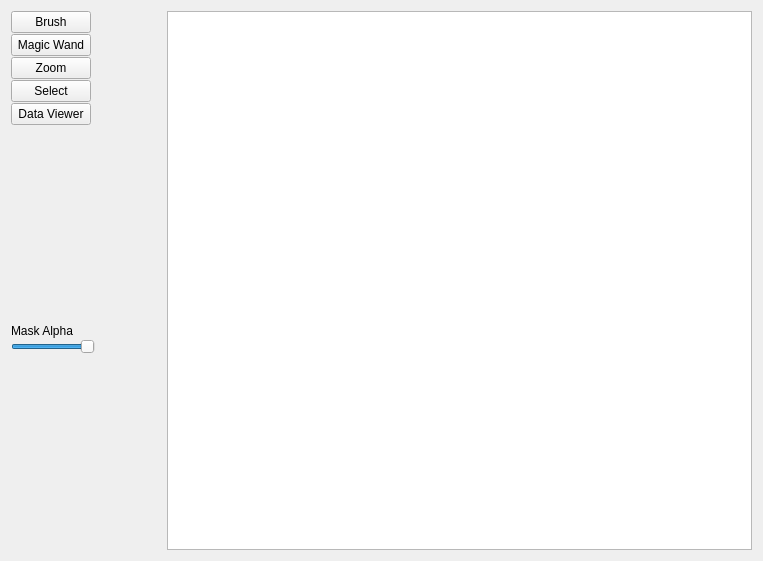
<?xml version="1.0" encoding="UTF-8"?>
<ui version="4.0">
 <class>Media_Widget</class>
 <widget class="QWidget" name="Media_Widget">
  <property name="geometry">
   <rect>
    <x>0</x>
    <y>0</y>
    <width>763</width>
    <height>561</height>
   </rect>
  </property>
  <property name="sizePolicy">
   <sizepolicy hsizetype="Preferred" vsizetype="Preferred">
    <horstretch>0</horstretch>
    <verstretch>0</verstretch>
   </sizepolicy>
  </property>
  <property name="windowTitle">
   <string>Form</string>
  </property>
  <layout class="QHBoxLayout" name="horizontalLayout">
   <item>
    <layout class="QVBoxLayout" name="verticalLayout" stretch="0,0,0,0,0,0,0,0,0">
     <property name="spacing">
      <number>1</number>
     </property>
     <property name="sizeConstraint">
      <enum>QLayout::SizeConstraint::SetMaximumSize</enum>
     </property>
     <item>
      <widget class="QPushButton" name="pushButton_2">
       <property name="sizePolicy">
        <sizepolicy hsizetype="Fixed" vsizetype="Fixed">
         <horstretch>0</horstretch>
         <verstretch>0</verstretch>
        </sizepolicy>
       </property>
       <property name="text">
        <string>Brush</string>
       </property>
      </widget>
     </item>
     <item>
      <widget class="QPushButton" name="pushButton_3">
       <property name="sizePolicy">
        <sizepolicy hsizetype="Fixed" vsizetype="Fixed">
         <horstretch>0</horstretch>
         <verstretch>0</verstretch>
        </sizepolicy>
       </property>
       <property name="text">
        <string>Magic Wand</string>
       </property>
      </widget>
     </item>
     <item>
      <widget class="QPushButton" name="pushButton">
       <property name="sizePolicy">
        <sizepolicy hsizetype="Fixed" vsizetype="Fixed">
         <horstretch>0</horstretch>
         <verstretch>0</verstretch>
        </sizepolicy>
       </property>
       <property name="text">
        <string>Zoom</string>
       </property>
      </widget>
     </item>
     <item>
      <widget class="QPushButton" name="pushButton_4">
       <property name="sizePolicy">
        <sizepolicy hsizetype="Fixed" vsizetype="Fixed">
         <horstretch>0</horstretch>
         <verstretch>0</verstretch>
        </sizepolicy>
       </property>
       <property name="text">
        <string>Select</string>
       </property>
      </widget>
     </item>
     <item>
      <widget class="QPushButton" name="data_viewer_button">
       <property name="sizePolicy">
        <sizepolicy hsizetype="Fixed" vsizetype="Fixed">
         <horstretch>0</horstretch>
         <verstretch>0</verstretch>
        </sizepolicy>
       </property>
       <property name="text">
        <string>Data Viewer</string>
       </property>
      </widget>
     </item>
     <item>
      <widget class="Feature_Table_Widget" name="feature_table_widget" native="true">
       <property name="sizePolicy">
        <sizepolicy hsizetype="Fixed" vsizetype="Expanding">
         <horstretch>0</horstretch>
         <verstretch>0</verstretch>
        </sizepolicy>
       </property>
       <property name="minimumSize">
        <size>
         <width>150</width>
         <height>100</height>
        </size>
       </property>
       <property name="maximumSize">
        <size>
         <width>150</width>
         <height>16777215</height>
        </size>
       </property>
      </widget>
     </item>
     <item>
      <widget class="QLabel" name="label">
       <property name="text">
        <string>Mask Alpha</string>
       </property>
      </widget>
     </item>
     <item>
      <widget class="QSlider" name="mask_slider">
       <property name="enabled">
        <bool>true</bool>
       </property>
       <property name="sizePolicy">
        <sizepolicy hsizetype="Fixed" vsizetype="Fixed">
         <horstretch>0</horstretch>
         <verstretch>0</verstretch>
        </sizepolicy>
       </property>
       <property name="maximum">
        <number>100</number>
       </property>
       <property name="value">
        <number>100</number>
       </property>
       <property name="orientation">
        <enum>Qt::Orientation::Horizontal</enum>
       </property>
      </widget>
     </item>
     <item>
      <spacer name="verticalSpacer">
       <property name="orientation">
        <enum>Qt::Orientation::Vertical</enum>
       </property>
       <property name="sizeType">
        <enum>QSizePolicy::Policy::Expanding</enum>
       </property>
       <property name="sizeHint" stdset="0">
        <size>
         <width>20</width>
         <height>40</height>
        </size>
       </property>
      </spacer>
     </item>
    </layout>
   </item>
   <item>
    <widget class="QGraphicsView" name="graphicsView">
     <property name="sizePolicy">
      <sizepolicy hsizetype="Expanding" vsizetype="Expanding">
       <horstretch>0</horstretch>
       <verstretch>0</verstretch>
      </sizepolicy>
     </property>
     <property name="verticalScrollBarPolicy">
      <enum>Qt::ScrollBarPolicy::ScrollBarAlwaysOff</enum>
     </property>
     <property name="horizontalScrollBarPolicy">
      <enum>Qt::ScrollBarPolicy::ScrollBarAlwaysOff</enum>
     </property>
     <property name="sizeAdjustPolicy">
      <enum>QAbstractScrollArea::SizeAdjustPolicy::AdjustToContents</enum>
     </property>
    </widget>
   </item>
  </layout>
 </widget>
 <customwidgets>
  <customwidget>
   <class>Feature_Table_Widget</class>
   <extends>QWidget</extends>
   <header>Feature_Table_Widget/Feature_Table_Widget.hpp</header>
   <container>1</container>
  </customwidget>
 </customwidgets>
 <resources/>
 <connections/>
</ui>
